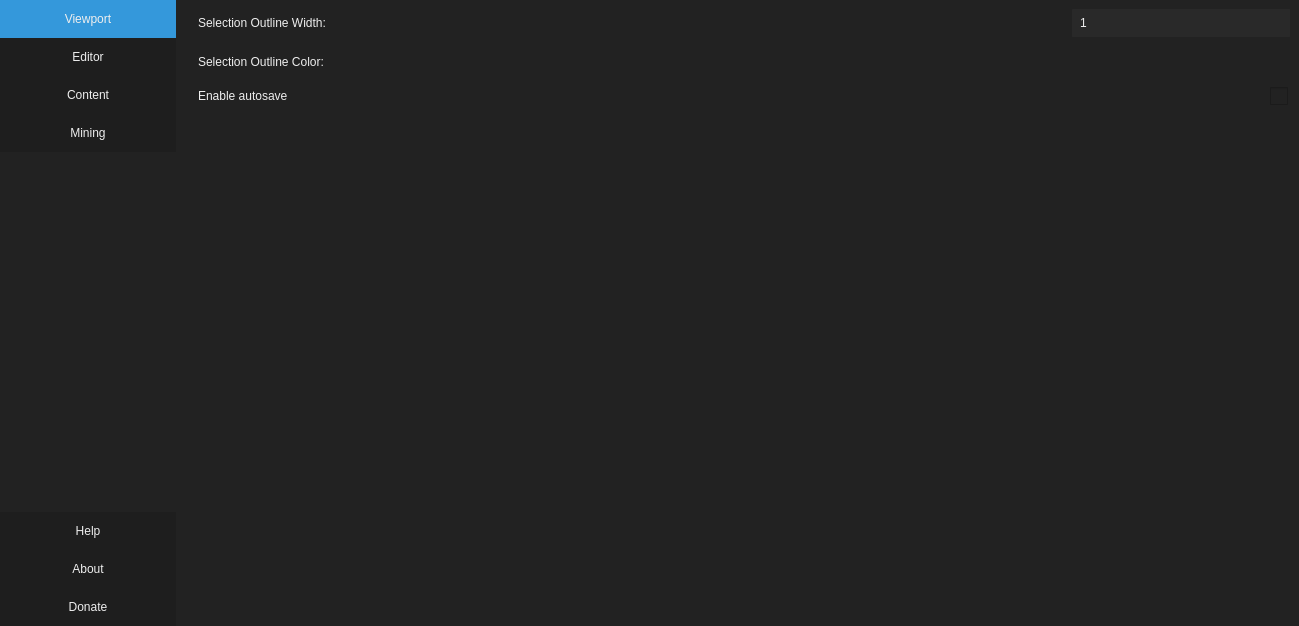
<?xml version="1.0" encoding="UTF-8"?>
<ui version="4.0">
 <class>WorldSettings</class>
 <widget class="QWidget" name="WorldSettings">
  <property name="geometry">
   <rect>
    <x>0</x>
    <y>0</y>
    <width>1299</width>
    <height>626</height>
   </rect>
  </property>
  <property name="windowTitle">
   <string>Form</string>
  </property>
  <property name="styleSheet">
   <string notr="true">QDialog#WorldSettings {
	border: 1px solid black;
}

* {
	color: #EEE;
	background: #222;
	padding: 0;
	margin: 0;
}

QCheckBox {
    spacing: 2px 5px;
}

QCheckBox::indicator {
    width: 18px;
    height: 18px;
}

QCheckBox::indicator::unchecked {
	image: url(:/icons/check-unchecked.png);
}

QCheckBox::indicator::checked {	
	image: url(:/icons/check-checked.png);
}

QLineEdit {
	border: 0;
	background: #292929;
	padding: 6px;
	margin: 0;
}

QToolButton {
	background: #1E1E1E;
	border: 0;
	padding: 6px;
}

QToolButton:pressed {
	background: #111;
}

QToolButton:hover {
	background: #404040;
}

QPushButton {
	background: #1E1E1E;
	border: 0;
	padding: 12px 64px;
}

QPushButton:checked {
	background: #3498db;
}

QPushButton:hover {
	background: #404040;
}

QDoubleSpinBox {
	border-radius: 1px;
	padding: 6px;
	background: #292929;
}

QComboBox {
    padding: 6px;
	border: 0;
	background: #1A1A1A;
}

QComboBox:editable {

}

QComboBox QAbstractItemView::item {
    show-decoration-selected: 1;
}

QComboBox QAbstractItemView::item {
    padding: 6px;
}

QListView::item:selected {
    background: #404040;
}

QComboBox:!editable, QComboBox::drop-down:editable {
     background: #1A1A1A;
}

/* QComboBox gets the on state when the popup is open */
QComboBox:!editable:on, QComboBox::drop-down:editable:on {
    background: #1A1A1A;
}

QComboBox QAbstractItemView {
    background-color: #1A1A1A;
    selection-background-color: #404040;
    border: 0;
    outline: none;
}

QComboBox QAbstractItemView::item {
    border: none;
    padding-left: 5px;
}

QComboBox QAbstractItemView::item:selected {
    background: #404040;
    padding-left: 5px;
}

QComboBox::drop-down {
    subcontrol-origin: padding;
    subcontrol-position: top right;
    width: 18px;
    border-left-width: 1px;
}

QComboBox::down-arrow {
    image: url(:/icons/down_arrow_check.png);
	width: 18px;
	height: 14px;
}

QComboBox::down-arrow:!enabled {
    image: url(:/icons/down_arrow_check_disabled.png);
    width: 18px;
    height: 14px;
}</string>
  </property>
  <layout class="QGridLayout" name="gridLayout">
   <property name="leftMargin">
    <number>0</number>
   </property>
   <property name="topMargin">
    <number>0</number>
   </property>
   <property name="rightMargin">
    <number>0</number>
   </property>
   <property name="bottomMargin">
    <number>0</number>
   </property>
   <property name="horizontalSpacing">
    <number>13</number>
   </property>
   <property name="verticalSpacing">
    <number>0</number>
   </property>
   <item row="0" column="0">
    <layout class="QVBoxLayout" name="verticalLayout_3">
     <item>
      <widget class="QPushButton" name="viewport_2">
       <property name="text">
        <string>Viewport</string>
       </property>
       <property name="checkable">
        <bool>true</bool>
       </property>
       <property name="checked">
        <bool>true</bool>
       </property>
      </widget>
     </item>
     <item>
      <widget class="QPushButton" name="editor_2">
       <property name="text">
        <string>Editor</string>
       </property>
      </widget>
     </item>
     <item>
      <widget class="QPushButton" name="content_2">
       <property name="text">
        <string>Content</string>
       </property>
       <property name="checkable">
        <bool>true</bool>
       </property>
      </widget>
     </item>
     <item>
      <widget class="QPushButton" name="mining_2">
       <property name="text">
        <string>Mining</string>
       </property>
       <property name="checkable">
        <bool>true</bool>
       </property>
      </widget>
     </item>
     <item>
      <spacer name="verticalSpacer_5">
       <property name="orientation">
        <enum>Qt::Vertical</enum>
       </property>
       <property name="sizeHint" stdset="0">
        <size>
         <width>20</width>
         <height>40</height>
        </size>
       </property>
      </spacer>
     </item>
     <item>
      <widget class="QPushButton" name="help">
       <property name="text">
        <string>Help</string>
       </property>
      </widget>
     </item>
     <item>
      <widget class="QPushButton" name="about">
       <property name="text">
        <string>About</string>
       </property>
      </widget>
     </item>
     <item>
      <widget class="QPushButton" name="donate">
       <property name="text">
        <string>Donate</string>
       </property>
      </widget>
     </item>
    </layout>
   </item>
   <item row="0" column="1">
    <widget class="QStackedWidget" name="stackedWidget">
     <property name="currentIndex">
      <number>0</number>
     </property>
     <widget class="QWidget" name="viewport">
      <layout class="QVBoxLayout" name="verticalLayout">
       <property name="spacing">
        <number>18</number>
       </property>
       <item>
        <layout class="QHBoxLayout" name="horizontalLayout_3">
         <property name="spacing">
          <number>0</number>
         </property>
         <item>
          <widget class="QLabel" name="label_3">
           <property name="sizePolicy">
            <sizepolicy hsizetype="Preferred" vsizetype="Preferred">
             <horstretch>4</horstretch>
             <verstretch>0</verstretch>
            </sizepolicy>
           </property>
           <property name="text">
            <string>Selection Outline Width:</string>
           </property>
          </widget>
         </item>
         <item>
          <widget class="QDoubleSpinBox" name="outlineWidth">
           <property name="sizePolicy">
            <sizepolicy hsizetype="Preferred" vsizetype="Preferred">
             <horstretch>1</horstretch>
             <verstretch>0</verstretch>
            </sizepolicy>
           </property>
           <property name="buttonSymbols">
            <enum>QAbstractSpinBox::NoButtons</enum>
           </property>
           <property name="decimals">
            <number>0</number>
           </property>
           <property name="minimum">
            <double>1.000000000000000</double>
           </property>
           <property name="maximum">
            <double>2.000000000000000</double>
           </property>
           <property name="singleStep">
            <double>1.000000000000000</double>
           </property>
          </widget>
         </item>
        </layout>
       </item>
       <item>
        <layout class="QHBoxLayout" name="horizontalLayout_8">
         <property name="spacing">
          <number>0</number>
         </property>
         <item>
          <widget class="QLabel" name="label_4">
           <property name="sizePolicy">
            <sizepolicy hsizetype="Preferred" vsizetype="Preferred">
             <horstretch>4</horstretch>
             <verstretch>0</verstretch>
            </sizepolicy>
           </property>
           <property name="text">
            <string>Selection Outline Color:</string>
           </property>
          </widget>
         </item>
         <item>
          <widget class="ColorPickerWidget" name="outlineColor" native="true">
           <property name="sizePolicy">
            <sizepolicy hsizetype="Preferred" vsizetype="Preferred">
             <horstretch>1</horstretch>
             <verstretch>0</verstretch>
            </sizepolicy>
           </property>
           <property name="maximumSize">
            <size>
             <width>16777215</width>
             <height>16777215</height>
            </size>
           </property>
          </widget>
         </item>
        </layout>
       </item>
       <item>
        <layout class="QHBoxLayout" name="horizontalLayout_6">
         <property name="spacing">
          <number>0</number>
         </property>
         <item>
          <widget class="QLabel" name="label_7">
           <property name="sizePolicy">
            <sizepolicy hsizetype="Preferred" vsizetype="Preferred">
             <horstretch>1</horstretch>
             <verstretch>0</verstretch>
            </sizepolicy>
           </property>
           <property name="text">
            <string>Enable autosave</string>
           </property>
          </widget>
         </item>
         <item>
          <widget class="QCheckBox" name="autoSave">
           <property name="sizePolicy">
            <sizepolicy hsizetype="Preferred" vsizetype="Preferred">
             <horstretch>0</horstretch>
             <verstretch>0</verstretch>
            </sizepolicy>
           </property>
           <property name="text">
            <string/>
           </property>
          </widget>
         </item>
        </layout>
       </item>
       <item>
        <spacer name="verticalSpacer_3">
         <property name="orientation">
          <enum>Qt::Vertical</enum>
         </property>
         <property name="sizeHint" stdset="0">
          <size>
           <width>20</width>
           <height>40</height>
          </size>
         </property>
        </spacer>
       </item>
      </layout>
     </widget>
     <widget class="QWidget" name="editor">
      <layout class="QVBoxLayout" name="verticalLayout_4">
       <property name="spacing">
        <number>18</number>
       </property>
       <item>
        <layout class="QHBoxLayout" name="horizontalLayout_2">
         <property name="spacing">
          <number>0</number>
         </property>
         <item>
          <widget class="QLabel" name="label_2">
           <property name="sizePolicy">
            <sizepolicy hsizetype="Preferred" vsizetype="Preferred">
             <horstretch>1</horstretch>
             <verstretch>0</verstretch>
            </sizepolicy>
           </property>
           <property name="text">
            <string>Show FPS: </string>
           </property>
          </widget>
         </item>
         <item>
          <widget class="QCheckBox" name="showFPS">
           <property name="sizePolicy">
            <sizepolicy hsizetype="Preferred" vsizetype="Preferred">
             <horstretch>0</horstretch>
             <verstretch>0</verstretch>
            </sizepolicy>
           </property>
           <property name="text">
            <string/>
           </property>
          </widget>
         </item>
        </layout>
       </item>
       <item>
        <layout class="QHBoxLayout" name="horizontalLayout_7">
         <property name="spacing">
          <number>0</number>
         </property>
         <item>
          <widget class="QLabel" name="label_8">
           <property name="sizePolicy">
            <sizepolicy hsizetype="Preferred" vsizetype="Preferred">
             <horstretch>1</horstretch>
             <verstretch>0</verstretch>
            </sizepolicy>
           </property>
           <property name="text">
            <string>Open Imported Worlds in Player:</string>
           </property>
          </widget>
         </item>
         <item>
          <widget class="QCheckBox" name="openInPlayer">
           <property name="sizePolicy">
            <sizepolicy hsizetype="Preferred" vsizetype="Preferred">
             <horstretch>1</horstretch>
             <verstretch>0</verstretch>
            </sizepolicy>
           </property>
           <property name="text">
            <string/>
           </property>
          </widget>
         </item>
        </layout>
       </item>
       <item>
        <spacer name="verticalSpacer_4">
         <property name="orientation">
          <enum>Qt::Vertical</enum>
         </property>
         <property name="sizeHint" stdset="0">
          <size>
           <width>20</width>
           <height>40</height>
          </size>
         </property>
        </spacer>
       </item>
      </layout>
     </widget>
     <widget class="QWidget" name="content">
      <layout class="QGridLayout" name="gridLayout_3">
       <item row="0" column="0">
        <layout class="QHBoxLayout" name="horizontalLayout">
         <property name="spacing">
          <number>0</number>
         </property>
         <item>
          <widget class="QLabel" name="label">
           <property name="sizePolicy">
            <sizepolicy hsizetype="Preferred" vsizetype="Preferred">
             <horstretch>1</horstretch>
             <verstretch>0</verstretch>
            </sizepolicy>
           </property>
           <property name="text">
            <string>Default Project Directory</string>
           </property>
          </widget>
         </item>
         <item>
          <widget class="QWidget" name="horizontalWidget_2" native="true">
           <property name="sizePolicy">
            <sizepolicy hsizetype="Preferred" vsizetype="Preferred">
             <horstretch>1</horstretch>
             <verstretch>0</verstretch>
            </sizepolicy>
           </property>
           <layout class="QHBoxLayout" name="horizontalLayout_9">
            <property name="spacing">
             <number>0</number>
            </property>
            <property name="leftMargin">
             <number>0</number>
            </property>
            <property name="topMargin">
             <number>0</number>
            </property>
            <property name="rightMargin">
             <number>0</number>
            </property>
            <property name="bottomMargin">
             <number>0</number>
            </property>
            <item>
             <widget class="QLineEdit" name="projectDefault">
              <property name="sizePolicy">
               <sizepolicy hsizetype="Preferred" vsizetype="Preferred">
                <horstretch>0</horstretch>
                <verstretch>0</verstretch>
               </sizepolicy>
              </property>
              <property name="frame">
               <bool>false</bool>
              </property>
             </widget>
            </item>
            <item>
             <widget class="QToolButton" name="browseProject">
              <property name="sizePolicy">
               <sizepolicy hsizetype="Fixed" vsizetype="Preferred">
                <horstretch>1</horstretch>
                <verstretch>0</verstretch>
               </sizepolicy>
              </property>
              <property name="text">
               <string>...</string>
              </property>
             </widget>
            </item>
           </layout>
          </widget>
         </item>
        </layout>
       </item>
       <item row="1" column="0">
        <layout class="QHBoxLayout" name="horizontalLayout_10">
         <property name="spacing">
          <number>0</number>
         </property>
         <item>
          <widget class="QLabel" name="label_9">
           <property name="sizePolicy">
            <sizepolicy hsizetype="Preferred" vsizetype="Preferred">
             <horstretch>1</horstretch>
             <verstretch>0</verstretch>
            </sizepolicy>
           </property>
           <property name="text">
            <string>Preferred Text Editor</string>
           </property>
          </widget>
         </item>
         <item>
          <widget class="QWidget" name="horizontalWidget_2" native="true">
           <property name="sizePolicy">
            <sizepolicy hsizetype="Preferred" vsizetype="Preferred">
             <horstretch>1</horstretch>
             <verstretch>0</verstretch>
            </sizepolicy>
           </property>
           <layout class="QHBoxLayout" name="horizontalLayout_11">
            <property name="spacing">
             <number>0</number>
            </property>
            <property name="leftMargin">
             <number>0</number>
            </property>
            <property name="topMargin">
             <number>0</number>
            </property>
            <property name="rightMargin">
             <number>0</number>
            </property>
            <property name="bottomMargin">
             <number>0</number>
            </property>
            <item>
             <widget class="QLineEdit" name="editorPath">
              <property name="sizePolicy">
               <sizepolicy hsizetype="Preferred" vsizetype="Preferred">
                <horstretch>1</horstretch>
                <verstretch>0</verstretch>
               </sizepolicy>
              </property>
             </widget>
            </item>
            <item>
             <widget class="QToolButton" name="browseEditor">
              <property name="sizePolicy">
               <sizepolicy hsizetype="Fixed" vsizetype="Preferred">
                <horstretch>1</horstretch>
                <verstretch>0</verstretch>
               </sizepolicy>
              </property>
              <property name="text">
               <string>...</string>
              </property>
             </widget>
            </item>
           </layout>
          </widget>
         </item>
        </layout>
       </item>
       <item row="2" column="0">
        <layout class="QHBoxLayout" name="horizontalLayout_4">
         <property name="spacing">
          <number>0</number>
         </property>
         <item>
          <widget class="QLabel" name="label_5">
           <property name="sizePolicy">
            <sizepolicy hsizetype="Preferred" vsizetype="Preferred">
             <horstretch>1</horstretch>
             <verstretch>0</verstretch>
            </sizepolicy>
           </property>
           <property name="text">
            <string>Author</string>
           </property>
          </widget>
         </item>
         <item>
          <widget class="QLineEdit" name="author">
           <property name="sizePolicy">
            <sizepolicy hsizetype="Preferred" vsizetype="Preferred">
             <horstretch>1</horstretch>
             <verstretch>0</verstretch>
            </sizepolicy>
           </property>
          </widget>
         </item>
        </layout>
       </item>
       <item row="3" column="0">
        <layout class="QHBoxLayout" name="horizontalLayout_5">
         <property name="spacing">
          <number>0</number>
         </property>
         <item>
          <widget class="QLabel" name="label_6">
           <property name="sizePolicy">
            <sizepolicy hsizetype="Preferred" vsizetype="Preferred">
             <horstretch>1</horstretch>
             <verstretch>0</verstretch>
            </sizepolicy>
           </property>
           <property name="text">
            <string>Default License</string>
           </property>
          </widget>
         </item>
         <item>
          <widget class="QComboBox" name="cc">
           <property name="sizePolicy">
            <sizepolicy hsizetype="Preferred" vsizetype="Preferred">
             <horstretch>1</horstretch>
             <verstretch>0</verstretch>
            </sizepolicy>
           </property>
           <property name="styleSheet">
            <string notr="true"/>
           </property>
           <item>
            <property name="text">
             <string>CC0 - Freeing content globally without restrictions</string>
            </property>
           </item>
          </widget>
         </item>
        </layout>
       </item>
       <item row="4" column="0">
        <spacer name="verticalSpacer_2">
         <property name="orientation">
          <enum>Qt::Vertical</enum>
         </property>
         <property name="sizeHint" stdset="0">
          <size>
           <width>20</width>
           <height>40</height>
          </size>
         </property>
        </spacer>
       </item>
      </layout>
     </widget>
     <widget class="QWidget" name="mining"/>
     <widget class="QWidget" name="help_page"/>
     <widget class="QWidget" name="about_page">
      <layout class="QGridLayout" name="gridLayout_2">
       <item row="0" column="0">
        <widget class="QTextBrowser" name="textBrowser">
         <property name="html">
          <string>&lt;!DOCTYPE HTML PUBLIC &quot;-//W3C//DTD HTML 4.0//EN&quot; &quot;http://www.w3.org/TR/REC-html40/strict.dtd&quot;&gt;
&lt;html&gt;&lt;head&gt;&lt;meta name=&quot;qrichtext&quot; content=&quot;1&quot; /&gt;&lt;style type=&quot;text/css&quot;&gt;
p, li { white-space: pre-wrap; }
&lt;/style&gt;&lt;/head&gt;&lt;body style=&quot; font-family:'MS Shell Dlg 2'; font-size:8pt; font-weight:400; font-style:normal;&quot;&gt;
&lt;p style=&quot; margin-top:0px; margin-bottom:0px; margin-left:0px; margin-right:0px; -qt-block-indent:0; text-indent:0px;&quot;&gt;&lt;span style=&quot; font-size:8.25pt;&quot;&gt;Jahshaka is bringing you the future of immersive digital content creation. It delivers a media management and playback platform the is accentuated by compositing, editing and effects modules. Jahshaka is free software, developed as an open source project under the GPL licence, and is designed to be compiled for Windows, OsX and many distributions of Linux.&lt;/span&gt;&lt;/p&gt;
&lt;p style=&quot;-qt-paragraph-type:empty; margin-top:0px; margin-bottom:0px; margin-left:0px; margin-right:0px; -qt-block-indent:0; text-indent:0px; font-size:8.25pt;&quot;&gt;&lt;br /&gt;&lt;/p&gt;
&lt;p style=&quot;-qt-paragraph-type:empty; margin-top:0px; margin-bottom:0px; margin-left:0px; margin-right:0px; -qt-block-indent:0; text-indent:0px; font-size:8.25pt;&quot;&gt;&lt;br /&gt;&lt;/p&gt;
&lt;p style=&quot;-qt-paragraph-type:empty; margin-top:0px; margin-bottom:0px; margin-left:0px; margin-right:0px; -qt-block-indent:0; text-indent:0px; font-size:8.25pt;&quot;&gt;&lt;br /&gt;&lt;/p&gt;
&lt;p style=&quot;-qt-paragraph-type:empty; margin-top:0px; margin-bottom:0px; margin-left:0px; margin-right:0px; -qt-block-indent:0; text-indent:0px; font-size:8.25pt;&quot;&gt;&lt;br /&gt;&lt;/p&gt;
&lt;p style=&quot; margin-top:0px; margin-bottom:0px; margin-left:0px; margin-right:0px; -qt-block-indent:0; text-indent:0px;&quot;&gt;&lt;span style=&quot; font-size:12pt; font-weight:600;&quot;&gt;Core Jahshaka Features&lt;/span&gt;&lt;/p&gt;
&lt;p style=&quot;-qt-paragraph-type:empty; margin-top:0px; margin-bottom:0px; margin-left:0px; margin-right:0px; -qt-block-indent:0; text-indent:0px; font-size:8.25pt;&quot;&gt;&lt;br /&gt;&lt;/p&gt;
&lt;p style=&quot; margin-top:0px; margin-bottom:0px; margin-left:0px; margin-right:0px; -qt-block-indent:0; text-indent:0px;&quot;&gt;&lt;span style=&quot; font-size:8.25pt;&quot;&gt;2D and 3D animation &amp;amp; compositing&lt;/span&gt;&lt;/p&gt;
&lt;p style=&quot; margin-top:0px; margin-bottom:0px; margin-left:0px; margin-right:0px; -qt-block-indent:0; text-indent:0px;&quot;&gt;&lt;span style=&quot; font-size:8.25pt;&quot;&gt;Media and asset management&lt;/span&gt;&lt;/p&gt;
&lt;p style=&quot; margin-top:0px; margin-bottom:0px; margin-left:0px; margin-right:0px; -qt-block-indent:0; text-indent:0px;&quot;&gt;&lt;span style=&quot; font-size:8.25pt;&quot;&gt;2D and 3D playback&lt;/span&gt;&lt;/p&gt;
&lt;p style=&quot; margin-top:0px; margin-bottom:0px; margin-left:0px; margin-right:0px; -qt-block-indent:0; text-indent:0px;&quot;&gt;&lt;span style=&quot; font-size:8.25pt;&quot;&gt;Colour Correction&lt;/span&gt;&lt;/p&gt;
&lt;p style=&quot; margin-top:0px; margin-bottom:0px; margin-left:0px; margin-right:0px; -qt-block-indent:0; text-indent:0px;&quot;&gt;&lt;span style=&quot; font-size:8.25pt;&quot;&gt;Editing &amp;amp; Effects&lt;/span&gt;&lt;/p&gt;
&lt;p style=&quot; margin-top:0px; margin-bottom:0px; margin-left:0px; margin-right:0px; -qt-block-indent:0; text-indent:0px;&quot;&gt;&lt;span style=&quot; font-size:8.25pt;&quot;&gt;Support Jahshaka&lt;/span&gt;&lt;/p&gt;
&lt;p style=&quot;-qt-paragraph-type:empty; margin-top:0px; margin-bottom:0px; margin-left:0px; margin-right:0px; -qt-block-indent:0; text-indent:0px; font-size:8.25pt;&quot;&gt;&lt;br /&gt;&lt;/p&gt;
&lt;p style=&quot; margin-top:0px; margin-bottom:0px; margin-left:0px; margin-right:0px; -qt-block-indent:0; text-indent:0px;&quot;&gt;&lt;span style=&quot; font-size:8.25pt;&quot;&gt;There are many ways you can support Jahshaka, the main thing is to just get involved. You can follow us on twitter for news and updates and join our community at facebook.&lt;/span&gt;&lt;/p&gt;
&lt;p style=&quot;-qt-paragraph-type:empty; margin-top:0px; margin-bottom:0px; margin-left:0px; margin-right:0px; -qt-block-indent:0; text-indent:0px; font-size:8.25pt;&quot;&gt;&lt;br /&gt;&lt;/p&gt;
&lt;p style=&quot;-qt-paragraph-type:empty; margin-top:0px; margin-bottom:0px; margin-left:0px; margin-right:0px; -qt-block-indent:0; text-indent:0px; font-size:8.25pt;&quot;&gt;&lt;br /&gt;&lt;/p&gt;
&lt;p style=&quot;-qt-paragraph-type:empty; margin-top:0px; margin-bottom:0px; margin-left:0px; margin-right:0px; -qt-block-indent:0; text-indent:0px; font-size:8.25pt;&quot;&gt;&lt;br /&gt;&lt;/p&gt;
&lt;p style=&quot;-qt-paragraph-type:empty; margin-top:0px; margin-bottom:0px; margin-left:0px; margin-right:0px; -qt-block-indent:0; text-indent:0px; font-size:8.25pt;&quot;&gt;&lt;br /&gt;&lt;/p&gt;
&lt;p style=&quot; margin-top:0px; margin-bottom:0px; margin-left:0px; margin-right:0px; -qt-block-indent:0; text-indent:0px;&quot;&gt;&lt;span style=&quot; font-size:12pt; font-weight:600;&quot;&gt;Jahshaka is, and will always remain – free!&lt;/span&gt;&lt;/p&gt;
&lt;p style=&quot;-qt-paragraph-type:empty; margin-top:0px; margin-bottom:0px; margin-left:0px; margin-right:0px; -qt-block-indent:0; text-indent:0px; font-size:8.25pt;&quot;&gt;&lt;br /&gt;&lt;/p&gt;
&lt;p style=&quot; margin-top:0px; margin-bottom:0px; margin-left:0px; margin-right:0px; -qt-block-indent:0; text-indent:0px;&quot;&gt;&lt;span style=&quot; font-size:8.25pt;&quot;&gt;Jahshaka is the industrys leading free, open source digital content creation platform is back! Stay tuned for news, updates, a new jahshaka site and a powerful new release!&lt;/span&gt;&lt;/p&gt;&lt;/body&gt;&lt;/html&gt;</string>
         </property>
        </widget>
       </item>
      </layout>
     </widget>
    </widget>
   </item>
  </layout>
 </widget>
 <customwidgets>
  <customwidget>
   <class>ColorPickerWidget</class>
   <extends>QWidget</extends>
   <header>src/widgets/colorpickerwidget.h</header>
   <container>1</container>
  </customwidget>
 </customwidgets>
 <resources/>
 <connections/>
</ui>
